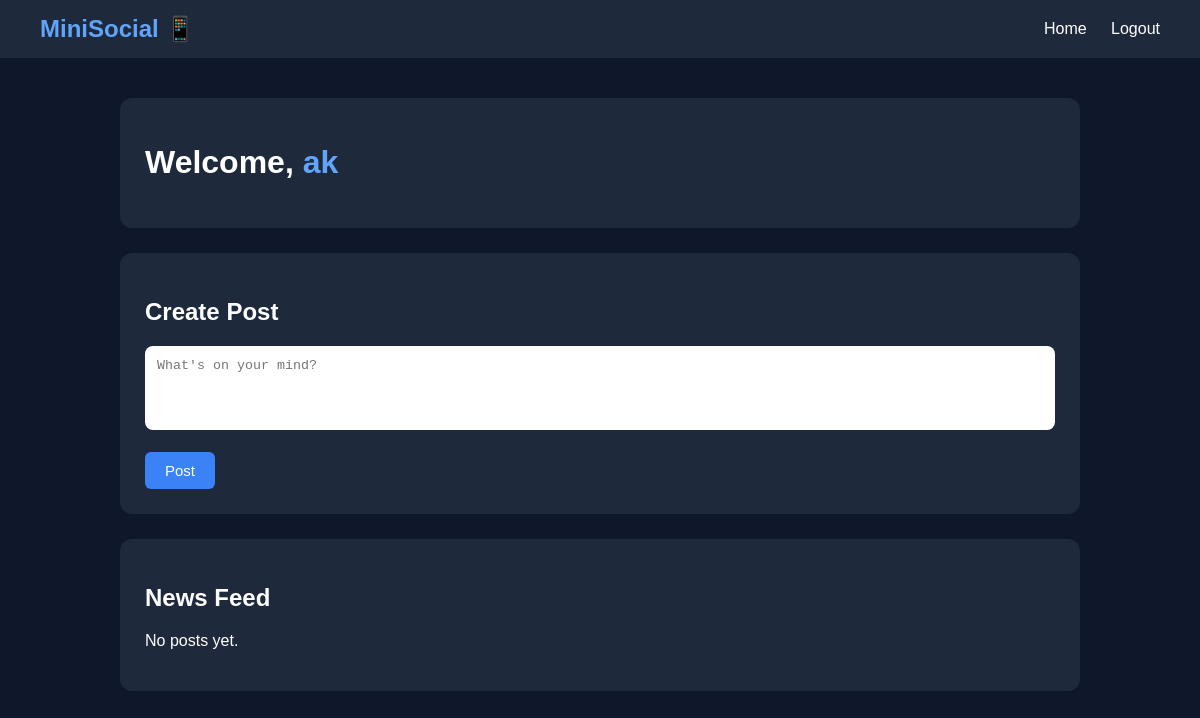
The app's page / (signed in), older data.
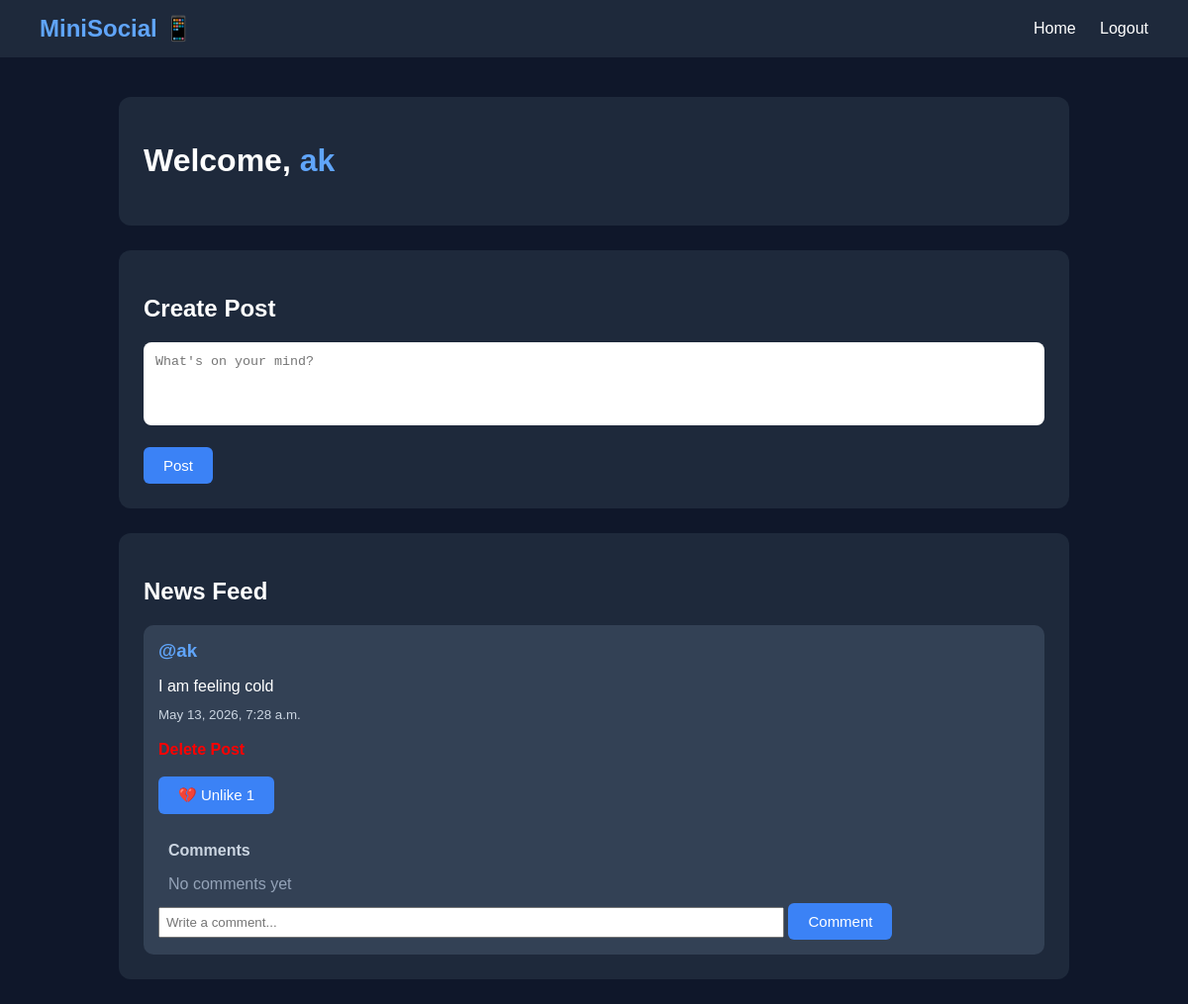
The same page, newer data.
### posts/models.py (models this page shows, shortened)
class Post(models.Model):
    user=models.ForeignKey(User,on_delete=models.CASCADE)
    content=models.TextField()
    created_at=models.DateTimeField(auto_now_add=True)

### accounts/views.py (the view)
# urls.py: path('', views.home,name="home"),
def home(request):
    if request.user.is_anonymous:
        return redirect("login")
    posts=Post.objects.all().order_by("-created_at") #- means newest first
    liked_posts = Like.objects.filter(user=request.user).values_list('post_id', flat=True)
    return render(request, "home.html", {
    "posts": posts,
    "liked_posts": liked_posts
})

### templates/home.html (shortened to what this page needs)
<!DOCTYPE html>
<html lang="en">
<head>
</head>
<body>
    <div class="navbar">
        <div class="logo">MiniSocial 📱</div>
        <div class="nav-links">
            <a href="/">Home</a>
            <a href="/logout/">Logout</a>
        </div>
    </div>
    <div class="container">
        <div class="welcome-box">
            <h1>
                Welcome,
                <a href="/profile/{{ user.username }}/"
                   style="color:#60a5fa; text-decoration:none;">
                    {{ user.username }}
                </a>
            </h1>
        </div>
        <div class="feed-box">
            <h2>Create Post</h2>
            <form method="POST" action="/posts/create/">
                <textarea name="content"
                          placeholder="What's on your mind?"
                          rows="4"
                          required></textarea>
                <br><br>
                <button type="submit">Post</button>
            </form>
        </div>
        <div class="feed-box">
            <h2>News Feed</h2>
            {% for post in posts %}
                <div class="post">
                    <h3>
                        <a href="/profile/{{ post.user.username }}/"
                           style="color:#60a5fa; text-decoration:none;">
                            @{{ post.user.username }}
                        </a>
                    </h3>
                    <p>{{ post.content }}</p>
                    <small>{{ post.created_at }}</small>
                    <br><br>
                    {% if request.user == post.user %}
                        <a href="/interactions/delete/{{ post.id }}/"
                           onclick="return confirm('Delete this post?')"
                           style="color:red; text-decoration:none; font-weight:bold;">
                        </a>
                    {% endif %}
                    <br><br>
                    {% if post.id in liked_posts %}
                        <form method="POST" action="/interactions/like/{{ post.id }}/">
                            <button type="submit">💔 Unlike {{ post.likes.count }}</button>
                        </form>
                    {% else %}
                        <form method="POST" action="/interactions/like/{{ post.id }}/">
                            {% csrf_token %}
                            <button type="submit">❤️ Like {{ post.likes.count }}</button>
                        </form>
                    {% endif %}
                    <br>
                    <div style="margin-top:10px; padding-left:10px;">
                        <b style="color:#cbd5e1;">Comments</b>
                        <div style="margin-top:8px;">
                            {% for comment in post.comments.all %}
                                <div style="background:#1e293b; padding:8px; border-radius:6px; margin-bottom:5px;">
                                    <b style="color:#60a5fa;">
                                        @{{ comment.user.username }}
                                    </b>
                                    {{ comment.content }}
                                </div>
                            {% empty %}
                                <p style="color:#94a3b8;">No comments yet</p>
                            {% endfor %}
                        </div>
                    </div>
                    <form method="POST" action="/interactions/comment/{{ post.id }}/">
                        <input type="text"
                               name="content"
                               placeholder="Write a comment..."
                               style="width:70%; padding:6px;">
                        <button type="submit">Comment</button>
                    </form>
                </div>
            {% empty %}
                <p>No posts yet.</p>
            {% endfor %}
        </div>
    </div>
</body>
</html>

Row changes from the older to the newer data that the page shows:
added Post: user.username "ak", content "I am feeling cold", created_at "May 13, 2026, 7:28 a.m.", likes.count "1"
Text that changed along with them:
text no longer shown: "No posts yet."
